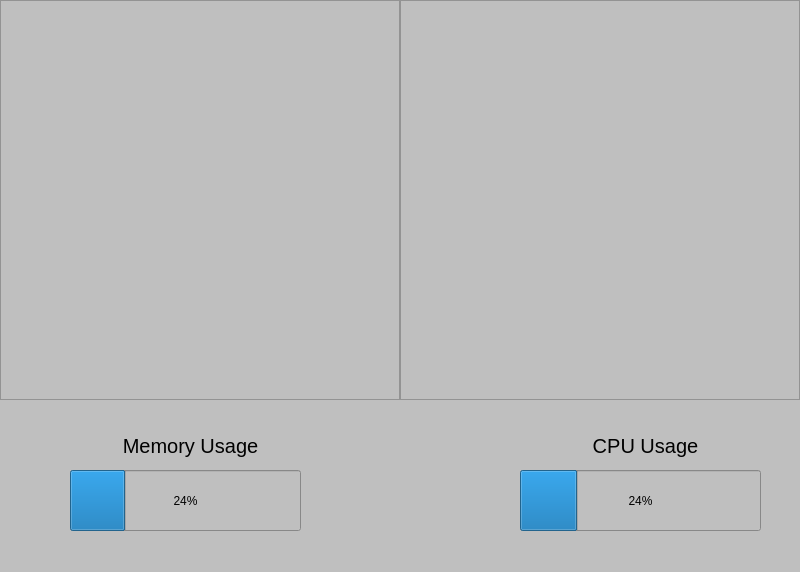
<?xml version="1.0" encoding="UTF-8"?>
<ui version="4.0">
 <class>windowserver</class>
 <widget class="QMainWindow" name="windowserver">
  <property name="geometry">
   <rect>
    <x>0</x>
    <y>0</y>
    <width>800</width>
    <height>572</height>
   </rect>
  </property>
  <property name="sizePolicy">
   <sizepolicy hsizetype="Expanding" vsizetype="Expanding">
    <horstretch>0</horstretch>
    <verstretch>0</verstretch>
   </sizepolicy>
  </property>
  <property name="windowTitle">
   <string>System Monitoring Server</string>
  </property>
  <property name="styleSheet">
   <string notr="true">background-color:#BFBFBF;</string>
  </property>
  <widget class="QWidget" name="centralwidget">
   <property name="sizePolicy">
    <sizepolicy hsizetype="Expanding" vsizetype="Expanding">
     <horstretch>0</horstretch>
     <verstretch>0</verstretch>
    </sizepolicy>
   </property>
   <widget class="QProgressBar" name="barserver">
    <property name="geometry">
     <rect>
      <x>70</x>
      <y>470</y>
      <width>231</width>
      <height>61</height>
     </rect>
    </property>
    <property name="sizePolicy">
     <sizepolicy hsizetype="Expanding" vsizetype="Preferred">
      <horstretch>0</horstretch>
      <verstretch>0</verstretch>
     </sizepolicy>
    </property>
    <property name="value">
     <number>24</number>
    </property>
   </widget>
   <widget class="QProgressBar" name="barserver_2">
    <property name="geometry">
     <rect>
      <x>520</x>
      <y>470</y>
      <width>241</width>
      <height>61</height>
     </rect>
    </property>
    <property name="sizePolicy">
     <sizepolicy hsizetype="Expanding" vsizetype="Preferred">
      <horstretch>0</horstretch>
      <verstretch>0</verstretch>
     </sizepolicy>
    </property>
    <property name="value">
     <number>24</number>
    </property>
   </widget>
   <widget class="QLabel" name="label">
    <property name="geometry">
     <rect>
      <x>120</x>
      <y>430</y>
      <width>141</width>
      <height>31</height>
     </rect>
    </property>
    <property name="font">
     <font>
      <pointsize>15</pointsize>
     </font>
    </property>
    <property name="text">
     <string>Memory Usage</string>
    </property>
    <property name="alignment">
     <set>Qt::AlignCenter</set>
    </property>
   </widget>
   <widget class="QLabel" name="label_2">
    <property name="geometry">
     <rect>
      <x>590</x>
      <y>430</y>
      <width>111</width>
      <height>31</height>
     </rect>
    </property>
    <property name="font">
     <font>
      <pointsize>15</pointsize>
     </font>
    </property>
    <property name="text">
     <string>CPU Usage</string>
    </property>
    <property name="alignment">
     <set>Qt::AlignCenter</set>
    </property>
   </widget>
   <widget class="QFrame" name="frame">
    <property name="geometry">
     <rect>
      <x>0</x>
      <y>0</y>
      <width>400</width>
      <height>400</height>
     </rect>
    </property>
    <property name="sizePolicy">
     <sizepolicy hsizetype="Expanding" vsizetype="Expanding">
      <horstretch>0</horstretch>
      <verstretch>0</verstretch>
     </sizepolicy>
    </property>
    <property name="frameShape">
     <enum>QFrame::StyledPanel</enum>
    </property>
    <property name="frameShadow">
     <enum>QFrame::Raised</enum>
    </property>
   </widget>
   <widget class="QFrame" name="frame_2">
    <property name="geometry">
     <rect>
      <x>400</x>
      <y>0</y>
      <width>400</width>
      <height>400</height>
     </rect>
    </property>
    <property name="sizePolicy">
     <sizepolicy hsizetype="Expanding" vsizetype="Expanding">
      <horstretch>0</horstretch>
      <verstretch>0</verstretch>
     </sizepolicy>
    </property>
    <property name="frameShape">
     <enum>QFrame::StyledPanel</enum>
    </property>
    <property name="frameShadow">
     <enum>QFrame::Raised</enum>
    </property>
   </widget>
  </widget>
  <widget class="QStatusBar" name="statusbar"/>
 </widget>
 <resources/>
 <connections/>
</ui>
